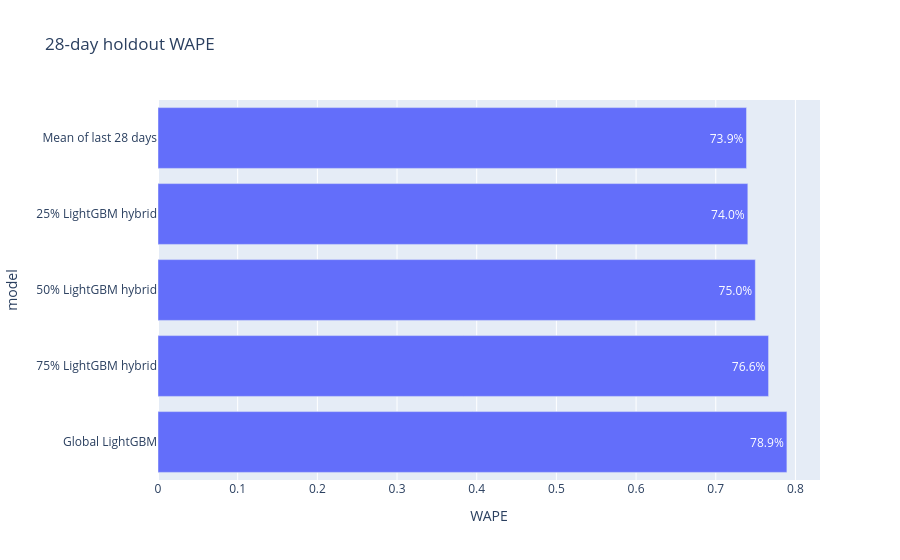

The code cell stored with this chart in its notebook:
### Markdown cell above
## 6. Compare LightGBM, the baseline and transparent hybrids

### Code cell
baseline = np.repeat(train[:, -28:].mean(axis=1, keepdims=True), HORIZON, axis=1)
candidates = {
    'Mean of last 28 days': baseline,
    '25% LightGBM hybrid': .75 * baseline + .25 * model_forecast,
    '50% LightGBM hybrid': .50 * baseline + .50 * model_forecast,
    '75% LightGBM hybrid': .25 * baseline + .75 * model_forecast,
    'Global LightGBM': model_forecast,
}
metrics = pd.DataFrame([{'model': n, **score(actual, p, train)} for n, p in candidates.items()]).sort_values('WAPE')
display(metrics.style.format({'MAE': '{:.4f}', 'WAPE': '{:.2%}', 'RMSSE': '{:.4f}', 'Bias': '{:.2%}'}))
px.bar(metrics.sort_values('WAPE', ascending=False), x='WAPE', y='model', orientation='h', text_auto='.1%', title='28-day holdout WAPE').show()

### Figure 1 — Plotly figure (JSON) as saved in the notebook; plotly's stock layout.template omitted (floating-point values rounded to 4 significant figures)
{"data": [{"hovertemplate": "WAPE=%{x}<br>model=%{y}<extra></extra>", "legendgroup": "", "marker": {"color": "#636efa", "pattern": {"shape": ""}}, "name": "", "orientation": "h", "showlegend": false, "textposition": "auto", "texttemplate": "%{x:.1%}", "type": "bar", "x": [0.7893, 0.7663, 0.7497, 0.7403, 0.7386], "xaxis": "x", "y": ["Global LightGBM", "75% LightGBM hybrid", "50% LightGBM hybrid", "25% LightGBM hybrid", "Mean of last 28 days"], "yaxis": "y"}], "layout": {"barmode": "relative", "legend": {"tracegroupgap": 0}, "title": {"text": "28-day holdout WAPE"}, "xaxis": {"anchor": "y", "domain": [0.0, 1.0], "title": {"text": "WAPE"}}, "yaxis": {"anchor": "x", "domain": [0.0, 1.0], "title": {"text": "model"}}}}
